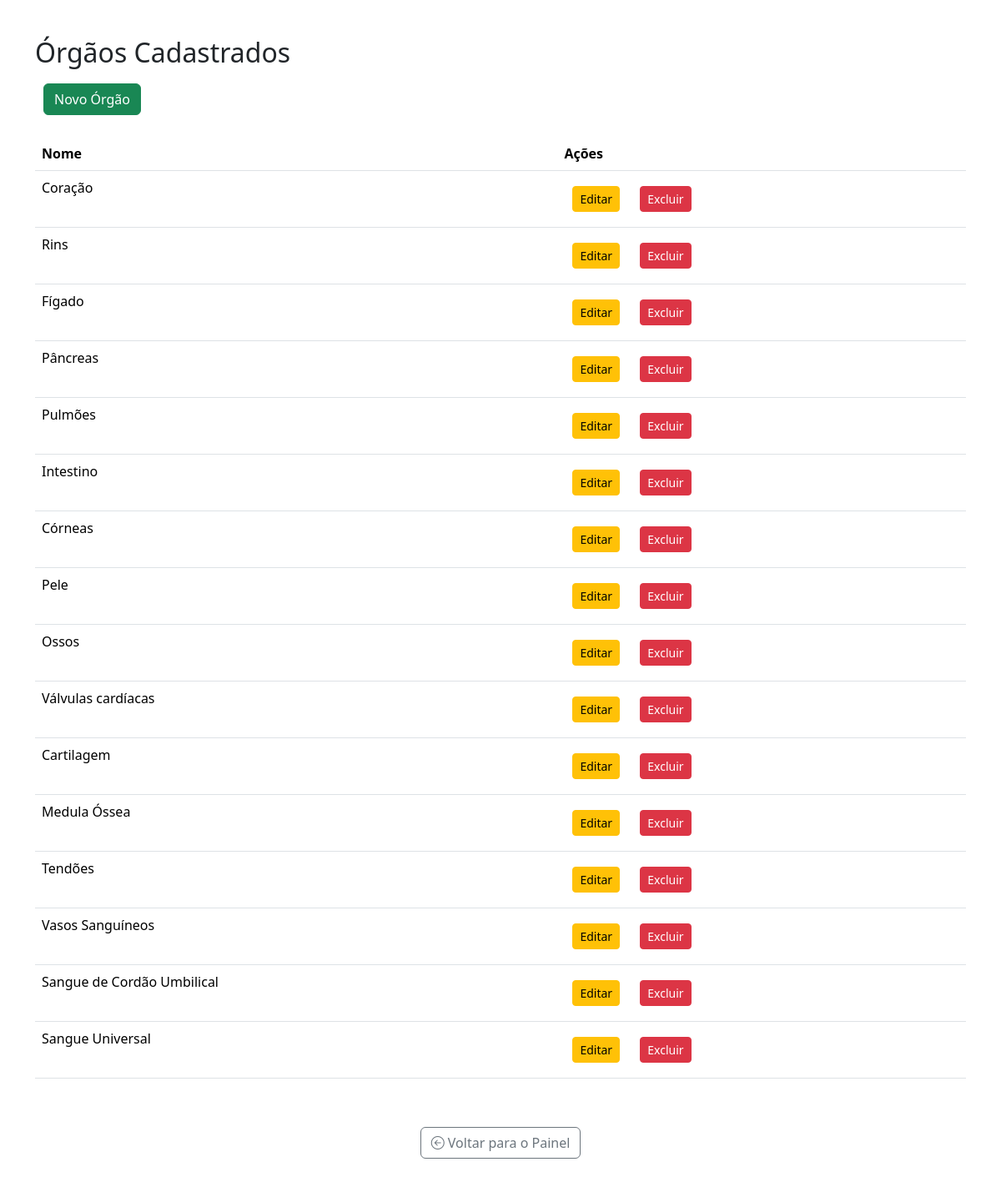
The page /orgaos/ (signed in) on the database its author committed.
### meuapp/models.py (models this page shows, shortened)
class Orgao(models.Model):
    nome = models.CharField(max_length=100)
    tipo = models.CharField(max_length=50)
    descricao = models.TextField(blank=True, null=True)

### meuapp/views.py (the view)
# urls.py: path('orgaos/', views.listar_orgaos, name='listar_orgaos'),
@user_passes_test(is_admin)
def listar_orgaos(request):
    orgaos = Orgao.objects.all()
    return render(request, 'listar_orgaos.html', {'orgaos': orgaos})

### meuapp/views.py (called while the page is built)
def is_admin(user):
    return user.is_authenticated and (user.is_staff or user.is_superuser)

### meuapp/templates/listar_orgaos.html (shortened to what this page needs)
{% extends 'base.html' %}
{% block content %}
<h2>Órgãos Cadastrados</h2>
<a href="{% url 'cadastrar_orgao' %}" class="btn btn-success">Novo Órgão</a>
<table class="table mt-3">
  <tr>
    <th>Nome</th>
    <th>Ações</th>
  </tr>
  {% for orgao in orgaos %}
  <tr>
    <td>{{ orgao.nome }}</td>
    <td>
      <a href="{% url 'editar_orgao' orgao.pk %}" class="btn btn-warning btn-sm">Editar</a>
      <a href="{% url 'excluir_orgao' orgao.pk %}" class="btn btn-danger btn-sm">Excluir</a>
    </td>
  </tr>
  {% endfor %}
</table>
<div class="text-center mt-5 mb-5">
    <a href="{% url 'painel_admin' %}" class="btn btn-outline-secondary">
        <i class="bi bi-arrow-left-circle"></i> Voltar para o Painel
    </a>
</div>
{% endblock %}

### meuapp/templates/base.html (style rules this page uses)
body { font-family: Arial, sans-serif; background-color: #f0f4f8; margin: 0; padding: 20px; }
a { display: inline-block; margin: 10px; padding: 10px 20px; background-color: #d51010; color: white; text-decoration: none; border-radius: 5px; }

### rows shown on the page
Orgao: nome "Coração"
Orgao: nome "Rins"
Orgao: nome "Fígado"
Orgao: nome "Pâncreas"
Orgao: nome "Pulmões"
Orgao: nome "Intestino"
Orgao: nome "Córneas"
Orgao: nome "Pele"
Orgao: nome "Ossos"
Orgao: nome "Válvulas cardíacas"
Orgao: nome "Cartilagem"
Orgao: nome "Medula Óssea"
Orgao: nome "Tendões"
Orgao: nome "Vasos Sanguíneos"
Orgao: nome "Sangue de Cordão Umbilical"
Orgao: nome "Sangue Universal"
